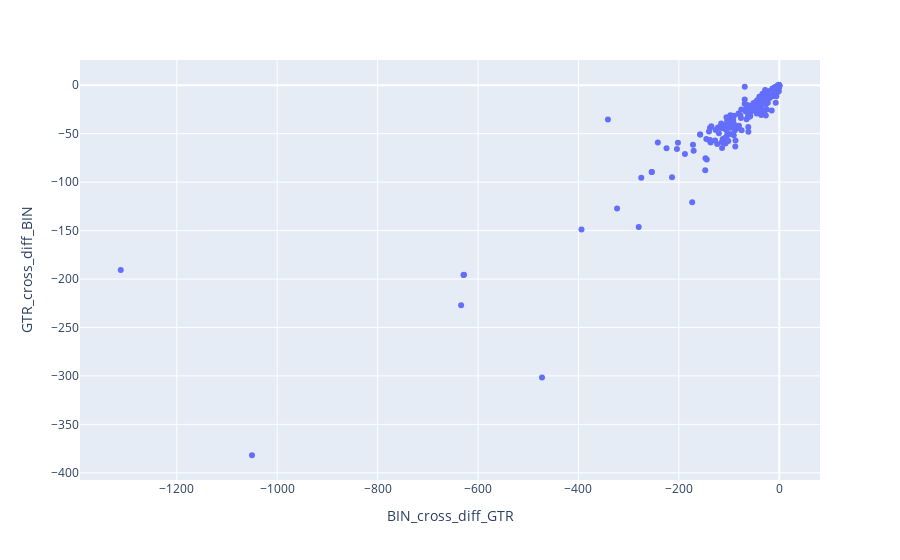
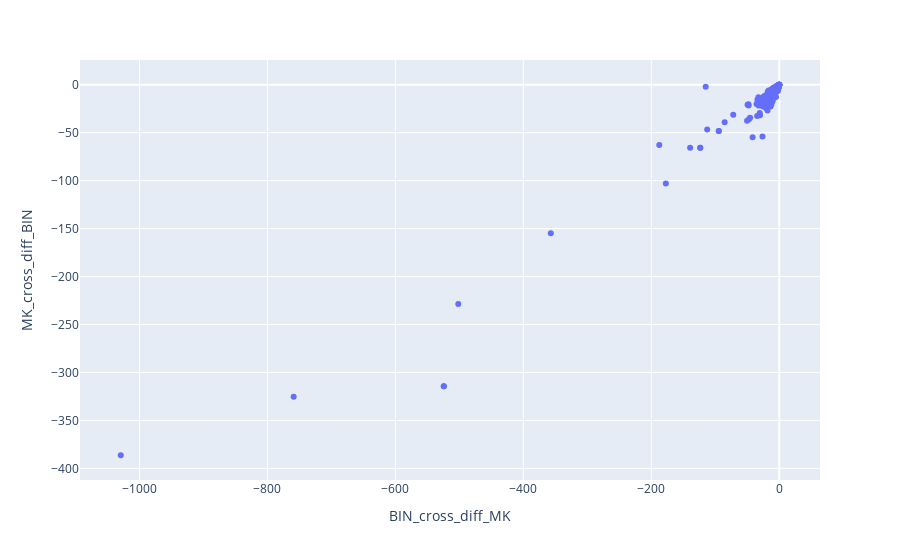
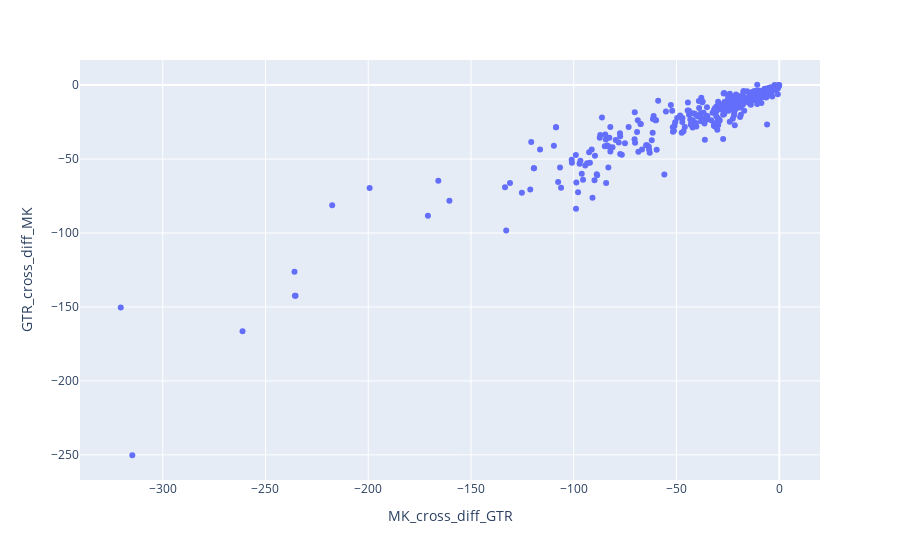

Notebook source saved alongside these figures, in order:
### Code cell
fig = px.scatter(df, x="BIN_cross_diff_GTR", y="GTR_cross_diff_BIN")
fig.show()
fig = px.scatter(df, x="BIN_cross_diff_MK", y="MK_cross_diff_BIN")
fig.show()
fig = px.scatter(df, x="MK_cross_diff_GTR", y="GTR_cross_diff_MK")
fig.show()

### Figure 1 — Plotly figure (JSON) as saved in the notebook; plotly's stock layout.template omitted (floating-point values rounded to 4 significant figures; data arrays with more than 128 entries replaced by an {"elided": "..."} marker saying what was removed)
{"data": [{"hovertemplate": "BIN_cross_diff_GTR=%{x}<br>GTR_cross_diff_BIN=%{y}<extra></extra>", "legendgroup": "", "marker": {"color": "#636efa", "symbol": "circle"}, "mode": "markers", "name": "", "orientation": "v", "showlegend": false, "type": "scatter", "x": {"elided": "372 float values"}, "xaxis": "x", "y": {"elided": "372 float values"}, "yaxis": "y"}], "layout": {"legend": {"tracegroupgap": 0}, "margin": {"t": 60}, "xaxis": {"anchor": "y", "domain": [0, 1], "title": {"text": "BIN_cross_diff_GTR"}}, "yaxis": {"anchor": "x", "domain": [0, 1], "title": {"text": "GTR_cross_diff_BIN"}}}}

### Figure 2 — Plotly figure (JSON) as saved in the notebook; plotly's stock layout.template omitted (floating-point values rounded to 4 significant figures; data arrays with more than 128 entries replaced by an {"elided": "..."} marker saying what was removed)
{"data": [{"hovertemplate": "BIN_cross_diff_MK=%{x}<br>MK_cross_diff_BIN=%{y}<extra></extra>", "legendgroup": "", "marker": {"color": "#636efa", "symbol": "circle"}, "mode": "markers", "name": "", "orientation": "v", "showlegend": false, "type": "scatter", "x": {"elided": "372 float values"}, "xaxis": "x", "y": {"elided": "372 float values"}, "yaxis": "y"}], "layout": {"legend": {"tracegroupgap": 0}, "margin": {"t": 60}, "xaxis": {"anchor": "y", "domain": [0, 1], "title": {"text": "BIN_cross_diff_MK"}}, "yaxis": {"anchor": "x", "domain": [0, 1], "title": {"text": "MK_cross_diff_BIN"}}}}

### Figure 3 — Plotly figure (JSON) as saved in the notebook; plotly's stock layout.template omitted (floating-point values rounded to 4 significant figures; data arrays with more than 128 entries replaced by an {"elided": "..."} marker saying what was removed)
{"data": [{"hovertemplate": "MK_cross_diff_GTR=%{x}<br>GTR_cross_diff_MK=%{y}<extra></extra>", "legendgroup": "", "marker": {"color": "#636efa", "symbol": "circle"}, "mode": "markers", "name": "", "orientation": "v", "showlegend": false, "type": "scatter", "x": {"elided": "372 float values"}, "xaxis": "x", "y": {"elided": "372 float values"}, "yaxis": "y"}], "layout": {"legend": {"tracegroupgap": 0}, "margin": {"t": 60}, "xaxis": {"anchor": "y", "domain": [0, 1], "title": {"text": "MK_cross_diff_GTR"}}, "yaxis": {"anchor": "x", "domain": [0, 1], "title": {"text": "GTR_cross_diff_MK"}}}}
